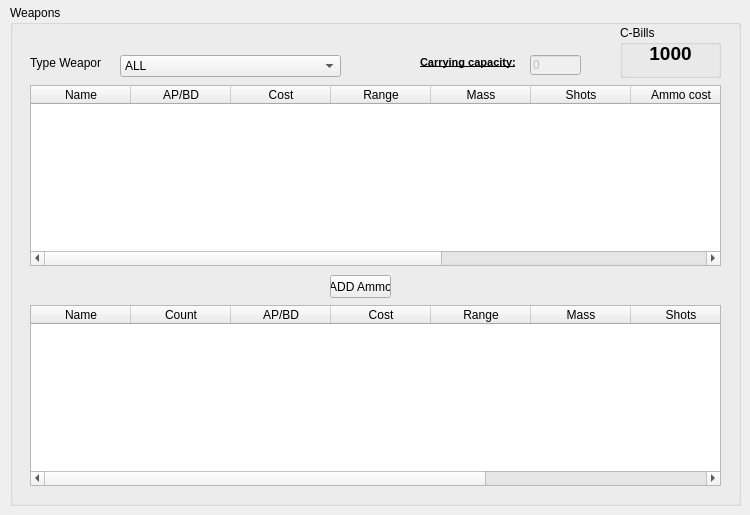
    <widget class="QWidget" name="WeaponsTab">
     <attribute name="title">
      <string>Weapons</string>
     </attribute>
     <widget class="QGroupBox" name="WeaponsGroupBox">
      <property name="geometry">
       <rect>
        <x>10</x>
        <y>5</y>
        <width>731</width>
        <height>501</height>
       </rect>
      </property>
      <property name="title">
       <string>Weapons</string>
      </property>
      <widget class="QGroupBox" name="groupBox_7">
       <property name="geometry">
        <rect>
         <x>610</x>
         <y>20</y>
         <width>101</width>
         <height>53</height>
        </rect>
       </property>
       <property name="title">
        <string>C-Bills</string>
       </property>
       <widget class="QLabel" name="cbillsWp">
        <property name="geometry">
         <rect>
          <x>5</x>
          <y>17</y>
          <width>91</width>
          <height>21</height>
         </rect>
        </property>
        <property name="text">
         <string>&lt;!DOCTYPE HTML PUBLIC &quot;-//W3C//DTD HTML 4.0//EN&quot; &quot;http://www.w3.org/TR/REC-html40/strict.dtd&quot;&gt;
&lt;html&gt;&lt;head&gt;&lt;meta name=&quot;qrichtext&quot; content=&quot;1&quot; /&gt;&lt;style type=&quot;text/css&quot;&gt;
p, li { white-space: pre-wrap; }
&lt;/style&gt;&lt;/head&gt;&lt;body style=&quot; font-family:'MS Shell Dlg 2'; font-size:8.25pt; font-weight:400; font-style:normal;&quot;&gt;
&lt;table border=&quot;0&quot; style=&quot;-qt-table-type: root; margin-top:4px; margin-bottom:4px; margin-left:4px; margin-right:4px;&quot;&gt;
&lt;tr&gt;
&lt;td style=&quot;border: none;&quot;&gt;
&lt;p align=&quot;center&quot; style=&quot; margin-top:0px; margin-bottom:0px; margin-left:0px; margin-right:0px; -qt-block-indent:0; text-indent:0px;&quot;&gt;&lt;span style=&quot; font-size:14pt; font-weight:600;&quot;&gt;1000&lt;/span&gt;&lt;/p&gt;&lt;/td&gt;&lt;/tr&gt;&lt;/table&gt;&lt;/body&gt;&lt;/html&gt;</string>
        </property>
       </widget>
      </widget>
      <widget class="QLineEdit" name="MassWeaponMain">
       <property name="enabled">
        <bool>false</bool>
       </property>
       <property name="geometry">
        <rect>
         <x>520</x>
         <y>50</y>
         <width>51</width>
         <height>20</height>
        </rect>
       </property>
       <property name="text">
        <string>0</string>
       </property>
       <property name="readOnly">
        <bool>true</bool>
       </property>
      </widget>
      <widget class="QLabel" name="label_32">
       <property name="geometry">
        <rect>
         <x>410</x>
         <y>50</y>
         <width>101</width>
         <height>16</height>
        </rect>
       </property>
       <property name="text">
        <string>&lt;!DOCTYPE HTML PUBLIC &quot;-//W3C//DTD HTML 4.0//EN&quot; &quot;http://www.w3.org/TR/REC-html40/strict.dtd&quot;&gt;
&lt;html&gt;&lt;head&gt;&lt;meta name=&quot;qrichtext&quot; content=&quot;1&quot; /&gt;&lt;style type=&quot;text/css&quot;&gt;
p, li { white-space: pre-wrap; }
&lt;/style&gt;&lt;/head&gt;&lt;body style=&quot; font-family:'MS Shell Dlg 2'; font-size:8.25pt; font-weight:400; font-style:normal;&quot;&gt;
&lt;p style=&quot; margin-top:0px; margin-bottom:0px; margin-left:0px; margin-right:0px; -qt-block-indent:0; text-indent:0px;&quot;&gt;&lt;span style=&quot; font-size:8pt; font-weight:600; text-decoration: underline;&quot;&gt;Carrying capacity:&lt;/span&gt;&lt;/p&gt;&lt;/body&gt;&lt;/html&gt;</string>
       </property>
      </widget>
      <widget class="QTableWidget" name="WeaponChrTableMain">
       <property name="geometry">
        <rect>
         <x>20</x>
         <y>300</y>
         <width>691</width>
         <height>181</height>
        </rect>
       </property>
       <property name="editTriggers">
        <set>QAbstractItemView::NoEditTriggers</set>
       </property>
       <property name="selectionMode">
        <enum>QAbstractItemView::SingleSelection</enum>
       </property>
       <property name="selectionBehavior">
        <enum>QAbstractItemView::SelectRows</enum>
       </property>
       <property name="showGrid">
        <bool>false</bool>
       </property>
       <property name="gridStyle">
        <enum>Qt::NoPen</enum>
       </property>
       <property name="rowCount">
        <number>0</number>
       </property>
       <attribute name="horizontalHeaderCascadingSectionResizes">
        <bool>false</bool>
       </attribute>
       <attribute name="horizontalHeaderDefaultSectionSize">
        <number>100</number>
       </attribute>
       <attribute name="verticalHeaderVisible">
        <bool>false</bool>
       </attribute>
       <attribute name="verticalHeaderDefaultSectionSize">
        <number>15</number>
       </attribute>
       <attribute name="verticalHeaderHighlightSections">
        <bool>true</bool>
       </attribute>
       <attribute name="verticalHeaderShowSortIndicator" stdset="0">
        <bool>false</bool>
       </attribute>
       <attribute name="verticalHeaderStretchLastSection">
        <bool>false</bool>
       </attribute>
       <column>
        <property name="text">
         <string>Name</string>
        </property>
       </column>
       <column>
        <property name="text">
         <string>Count</string>
        </property>
       </column>
       <column>
        <property name="text">
         <string>AP/BD</string>
        </property>
       </column>
       <column>
        <property name="text">
         <string>Cost</string>
        </property>
       </column>
       <column>
        <property name="text">
         <string>Range</string>
        </property>
       </column>
       <column>
        <property name="text">
         <string>Mass</string>
        </property>
       </column>
       <column>
        <property name="text">
         <string>Shots</string>
        </property>
       </column>
       <column>
        <property name="text">
         <string>Skill</string>
        </property>
       </column>
       <column>
        <property name="text">
         <string>Notes</string>
        </property>
       </column>
      </widget>
      <widget class="QTableWidget" name="WeaponAllTableMain">
       <property name="geometry">
        <rect>
         <x>20</x>
         <y>80</y>
         <width>691</width>
         <height>181</height>
        </rect>
       </property>
       <property name="editTriggers">
        <set>QAbstractItemView::NoEditTriggers</set>
       </property>
       <property name="selectionMode">
        <enum>QAbstractItemView::SingleSelection</enum>
       </property>
       <property name="selectionBehavior">
        <enum>QAbstractItemView::SelectRows</enum>
       </property>
       <property name="showGrid">
        <bool>false</bool>
       </property>
       <property name="gridStyle">
        <enum>Qt::NoPen</enum>
       </property>
       <property name="rowCount">
        <number>0</number>
       </property>
       <attribute name="verticalHeaderVisible">
        <bool>false</bool>
       </attribute>
       <attribute name="verticalHeaderDefaultSectionSize">
        <number>15</number>
       </attribute>
       <column>
        <property name="text">
         <string>Name</string>
        </property>
       </column>
       <column>
        <property name="text">
         <string>AP/BD</string>
        </property>
       </column>
       <column>
        <property name="text">
         <string>Cost</string>
        </property>
       </column>
       <column>
        <property name="text">
         <string>Range</string>
        </property>
       </column>
       <column>
        <property name="text">
         <string>Mass</string>
        </property>
       </column>
       <column>
        <property name="text">
         <string>Shots</string>
        </property>
       </column>
       <column>
        <property name="text">
         <string>Ammo cost</string>
        </property>
       </column>
       <column>
        <property name="text">
         <string>Ammo mass</string>
        </property>
       </column>
       <column>
        <property name="text">
         <string>Skill</string>
        </property>
       </column>
       <column>
        <property name="text">
         <string>Notes</string>
        </property>
       </column>
      </widget>
      <widget class="QPushButton" name="AddAmmoMain">
       <property name="geometry">
        <rect>
         <x>320</x>
         <y>270</y>
         <width>61</width>
         <height>23</height>
        </rect>
       </property>
       <property name="text">
        <string>ADD Ammo</string>
       </property>
      </widget>
      <widget class="QComboBox" name="WeaponType">
       <property name="geometry">
        <rect>
         <x>110</x>
         <y>50</y>
         <width>221</width>
         <height>22</height>
        </rect>
       </property>
       <item>
        <property name="text">
         <string>ALL</string>
        </property>
       </item>
       <item>
        <property name="text">
         <string>Archaic Melee</string>
        </property>
       </item>
       <item>
        <property name="text">
         <string>Archaic Range</string>
        </property>
       </item>
       <item>
        <property name="text">
         <string>Modern Melee</string>
        </property>
       </item>
       <item>
        <property name="text">
         <string>Ballistic</string>
        </property>
       </item>
       <item>
        <property name="text">
         <string>Energy</string>
        </property>
       </item>
       <item>
        <property name="text">
         <string>Flechette</string>
        </property>
       </item>
       <item>
        <property name="text">
         <string>Gauss</string>
        </property>
       </item>
       <item>
        <property name="text">
         <string>Gyrojet</string>
        </property>
       </item>
       <item>
        <property name="text">
         <string>Miscellaneous Ranged</string>
        </property>
       </item>
       <item>
        <property name="text">
         <string>Machine Gun</string>
        </property>
       </item>
       <item>
        <property name="text">
         <string>Grenade Launchers &amp; Mortars</string>
        </property>
       </item>
       <item>
        <property name="text">
         <string>Missile Launchers</string>
        </property>
       </item>
       <item>
        <property name="text">
         <string>Recoilless Rifles</string>
        </property>
       </item>
       <item>
        <property name="text">
         <string>Support Energy</string>
        </property>
       </item>
       <item>
        <property name="text">
         <string>Support Gauss</string>
        </property>
       </item>
       <item>
        <property name="text">
         <string>Standard Explosives</string>
        </property>
       </item>
       <item>
        <property name="text">
         <string>Demolitions</string>
        </property>
       </item>
       <item>
        <property name="text">
         <string>Weapons Accessories</string>
        </property>
       </item>
      </widget>
      <widget class="QLabel" name="label_33">
       <property name="geometry">
        <rect>
         <x>20</x>
         <y>50</y>
         <width>71</width>
         <height>16</height>
        </rect>
       </property>
       <property name="text">
        <string>Type Weapon:</string>
       </property>
      </widget>
     </widget>
    </widget>
